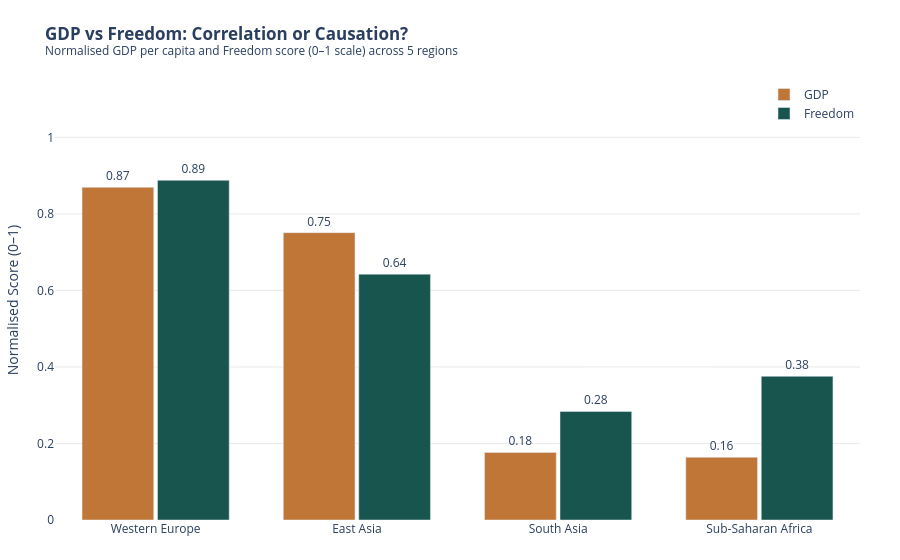

Write notebook code for a chart like this one.
### Markdown cell above
---
## Done? Stretch Goal

If you finish both tasks with time to spare, try this:

**Task 3 (stretch):** Build a **grouped bar chart** comparing 2 sub-factors (e.g. `GDP_per_capita` and `Freedom`) across the 5 most populated regions. Use colour meaningfully and write an insight title.

Regions to include: `'Western Europe'`, `'Latin America'`, `'East Asia'`, `'Sub-Saharan Africa'`, `'South Asia'`

### Code cell
from sklearn.preprocessing import MinMaxScaler

scaler = MinMaxScaler()
df[['GDP', 'Freedom']] = scaler.fit_transform(df[['GDP', 'Freedom']])

region_factors = (
    df[df['Region'].isin(regions)]
    .groupby('Region')[['GDP', 'Freedom']]
    .mean()
    .reset_index()
)

region_long = region_factors.melt(
    id_vars='Region',
    value_vars=['GDP', 'Freedom'],
    var_name='Factor',
    value_name='Score'
)

region_order = (region_factors.sort_values('GDP', ascending=False)['Region'].tolist())

fig = px.bar(
    region_long,
    x='Region',
    y='Score',
    color='Factor',
    barmode='group',
    text='Score',
    title='<b>GDP vs Freedom: Correlation or Causation?</b><br><sup>Normalised GDP per capita and Freedom score (0–1 scale) across 5 regions</sup>',
    labels={'Score': 'Normalised Score (0–1)', 'Factor': ''},
    color_discrete_map={
        'GDP':'#BF7636',
        'Freedom': '#18554E',
    },
    category_orders={'Region': region_order},
)

fig.update_traces(
    texttemplate='%{text:.2f}',
    textposition='outside',
)

fig.update_layout(
    plot_bgcolor='white',
    xaxis=dict(title=None),
    yaxis=dict(
        title='Normalised Score (0–1)',
    range=[0, 1.15],  
        showgrid=True,
        gridcolor='lightgrey',
        gridwidth=0.5,
    ),
    legend=dict(
        title=None,
        x=1,
        y=1,
        xanchor='right',
        yanchor='top',
    ),
    bargap=0.25,
    bargroupgap=0.05,
    margin=dict(l=20, r=40, t=80, b=40),
)

fig.show()

### Figure 1 — Plotly figure (JSON) as saved in the notebook; plotly's stock layout.template omitted (floating-point values rounded to 4 significant figures)
{"data": [{"alignmentgroup": "True", "hovertemplate": "=GDP<br>Region=%{x}<br>Normalised Score (0–1)=%{text}<extra></extra>", "legendgroup": "GDP", "marker": {"color": "#BF7636", "pattern": {"shape": ""}}, "name": "GDP", "offsetgroup": "GDP", "orientation": "v", "showlegend": true, "text": [0.751, 0.1767, 0.1639, 0.8694], "textposition": "outside", "texttemplate": "%{text:.2f}", "type": "bar", "x": ["East Asia", "South Asia", "Sub-Saharan Africa", "Western Europe"], "xaxis": "x", "y": [0.751, 0.1767, 0.1639, 0.8694], "yaxis": "y"}, {"alignmentgroup": "True", "hovertemplate": "=Freedom<br>Region=%{x}<br>Normalised Score (0–1)=%{text}<extra></extra>", "legendgroup": "Freedom", "marker": {"color": "#18554E", "pattern": {"shape": ""}}, "name": "Freedom", "offsetgroup": "Freedom", "orientation": "v", "showlegend": true, "text": [0.6425, 0.2837, 0.3755, 0.8879], "textposition": "outside", "texttemplate": "%{text:.2f}", "type": "bar", "x": ["East Asia", "South Asia", "Sub-Saharan Africa", "Western Europe"], "xaxis": "x", "y": [0.6425, 0.2837, 0.3755, 0.8879], "yaxis": "y"}], "layout": {"bargap": 0.25, "bargroupgap": 0.05, "barmode": "group", "legend": {"title": {}, "tracegroupgap": 0, "x": 1, "xanchor": "right", "y": 1, "yanchor": "top"}, "margin": {"b": 40, "l": 20, "r": 40, "t": 80}, "plot_bgcolor": "white", "title": {"text": "<b>GDP vs Freedom: Correlation or Causation?</b><br><sup>Normalised GDP per capita and Freedom score (0–1 scale) across 5 regions</sup>"}, "xaxis": {"anchor": "y", "categoryarray": ["Western Europe", "East Asia", "South Asia", "Sub-Saharan Africa"], "categoryorder": "array", "domain": [0, 1], "title": {}}, "yaxis": {"anchor": "x", "domain": [0, 1], "gridcolor": "lightgrey", "gridwidth": 0.5, "range": [0, 1.15], "showgrid": true, "title": {"text": "Normalised Score (0–1)"}}}}
